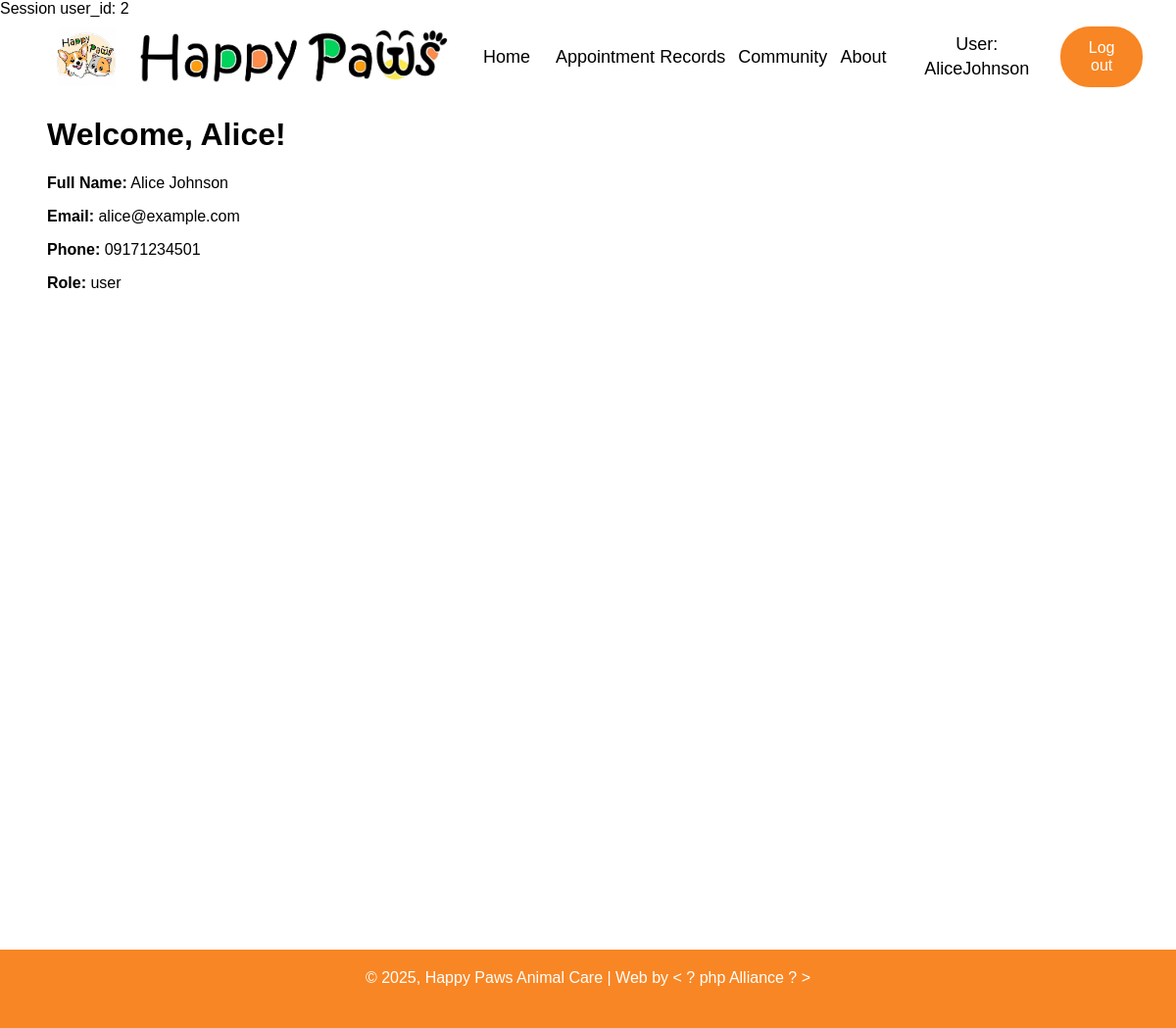
The page /newpage.php (signed in) on the database its author committed.
### tables this page shows
CREATE TABLE IF NOT EXISTS users (
    id INT AUTO_INCREMENT PRIMARY KEY,
    fname VARCHAR(50) NOT NULL,
    lname VARCHAR(50) NOT NULL,
    phone VARCHAR(20),
    email VARCHAR(100) NOT NULL UNIQUE,
    password VARCHAR(255) NOT NULL,
    role VARCHAR(20) DEFAULT 'user',
    created_at TIMESTAMP DEFAULT CURRENT_TIMESTAMP
);

### newpage.php (the view, shortened to what this page needs)
<?php
include_once("includes/db.php");
$user_id = $_SESSION["user_id"];
echo "Session user_id: " . ($_SESSION["user_id"] ?? 'Not set');
$sql = "SELECT fname, lname, phone, email, role FROM users WHERE id = ?";
$stmt = mysqli_prepare($conn, $sql);
mysqli_stmt_bind_param($stmt, "i", $user_id);
mysqli_stmt_execute($stmt);
$result = mysqli_stmt_get_result($stmt);
$user = mysqli_fetch_assoc($result);
?>
<!DOCTYPE html>
<html>
<head>
    <link rel="stylesheet" href="style.css">
</head>
<body>
<?php include("includes/header.php"); ?>
<div class="container">
    <h1>Welcome, <?php echo htmlspecialchars($user['fname']); ?>!</h1>
    <p><strong>Full Name:</strong> <?php echo htmlspecialchars($user['fname'] . ' ' . $user['lname']); ?></p>
    <p><strong>Email:</strong> <?php echo htmlspecialchars($user['email']); ?></p>
    <p><strong>Phone:</strong> <?php echo htmlspecialchars($user['phone']); ?></p>
    <p><strong>Role:</strong> <?php echo htmlspecialchars($user['role']); ?></p>
</div>
<?php include("includes/footer.php"); ?>
</body>
</html>

### css/style.css (style rules this page uses)
* { box-sizing: border-box; }
body { margin: 0; font-family: sans-serif; }
.container { width: 92%; margin: auto; height: 100%; }
html, body { height: 100%; margin: 0; }

### rows shown on the page
users: fname "Alice", fname+lname "Alice Johnson", email "alice@example.com", phone "09171234501", role "user"

### other values the page prints
$_SESSION["user_id"] "2"
$_SESSION["fname"] "Alice"
$_SESSION["lname"] "Johnson"
